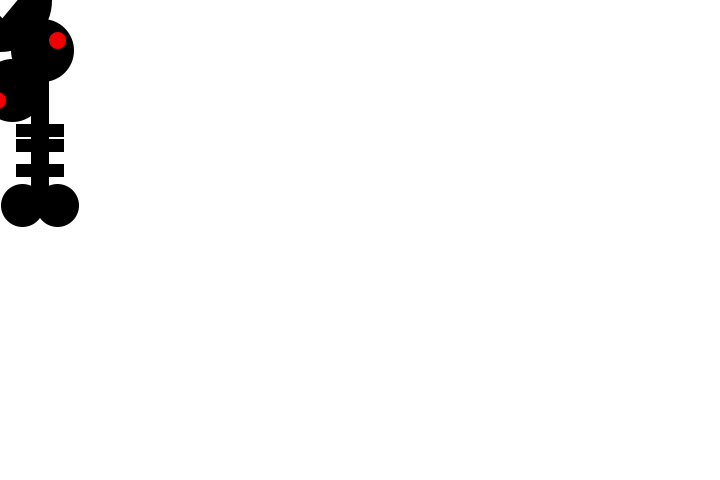
Frame 1 (no input)
Frame 60 (the mouse pressed at the canvas centre just before this capture): identical to frame 1, image omitted
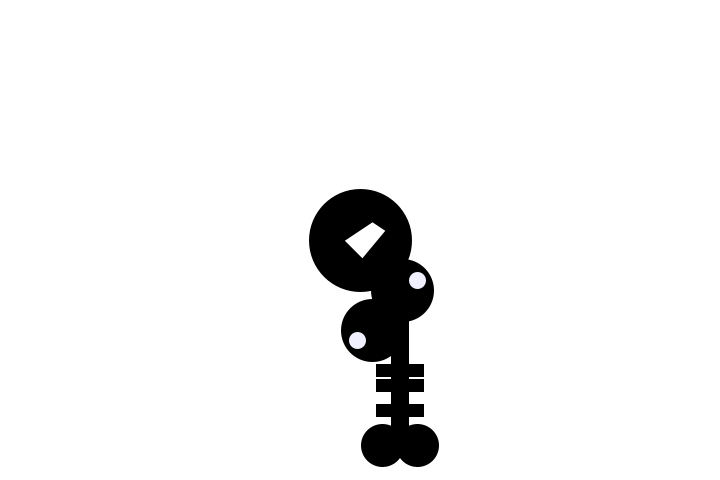
Frame 120 (the mouse held since frame 60 and released just before this capture)

The Processing sketch that drew these frames (run headless with seeded random() and noise(); from frame 60 on, the mouse is pressed at the canvas centre):

// Processing sketch: processing_57893
// ── processing_57893.pde



void setup () {
  size(720,480);
}


void draw () {
  int x = mouseX;
  int y = mouseY;

  background(255);
  smooth();
  stroke(0);
  strokeWeight(3);
  ellipseMode(RADIUS);

  
  // Head
fill(0); //set fill to black
ellipse(x, y,50, 50); //large head
fill(255); //set fill to white

 
//eyes
  if (mousePressed == true) {
  } else {
    //mouse is up
    //draw the open eye
    fill(140, mouseY, mouseX);
    ellipse(x+12, y-45, 15, 15);    // right
    fill(mouseY, mouseX, 90);
    ellipse(x-48, y, 15, 15);    // left

fill(255); //set fill to white
ellipse(x-48, y, 5, 5); //small left eye
ellipse(x+12, y-45, 5, 5); //small right eye

 
    }


fill(255); //set fill to white
quad(x-18, y, x+12, y-20, x+27, y-10, x+2, y+20); //mouth
 
//BODY
fill(0); //set fill to black
ellipse(x+42, y+50, 30, 30); //BODY 1

fill(240, mouseY , mouseX);
ellipse(x+57, y+40, 10, 10); //BODY 1 SMALL

fill(0); //set fill to black
ellipse(x+12, y+90, 30, 30); //BODY 2

fill(240, mouseY, mouseX);
ellipse(x-3, y+100, 10, 10); //BODY 2 SMALL

fill(0); //set fill to black
rect(x+32, y+70, 15, 130); //LONG BODY
fill(0); //set fill to black
rect(x+17, y+125, 45, 10); //SMALL BODY 1
fill(0); //set fill to black
rect(x+17, y+140, 45, 10); //SMALL BODY 2
fill(0); //set fill to black
rect(x+17, y+165, 45, 10); //SMALL BODY 3
fill(0); //set fill to black
ellipse(x+22, y+205, 20, 20); //LEG 1
fill(0); //set fill to black
ellipse(x+57, y+205, 20, 20); //BODY 1

}
